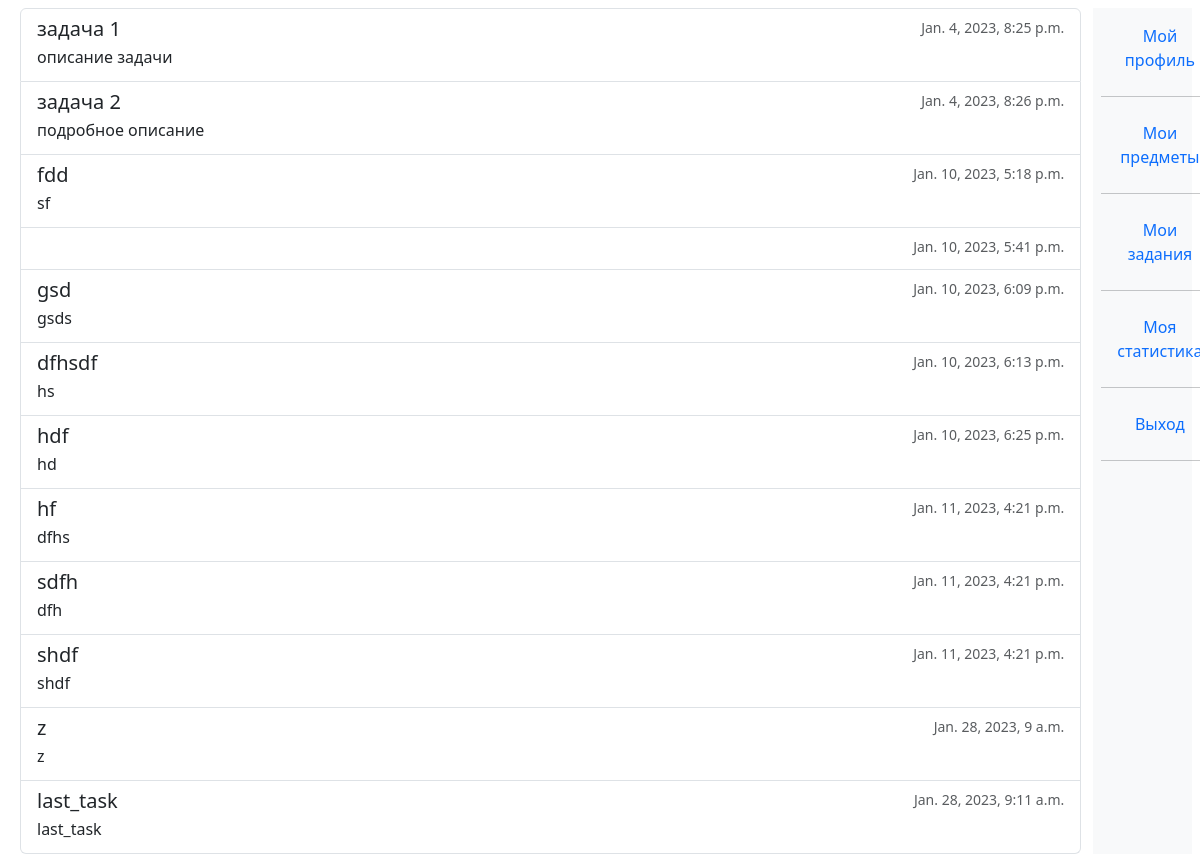
The app's page /subject/1 (signed in) with its own data.
### univ_app/models.py (models this page shows, shortened)
class Task(models.Model):
    title = models.CharField(max_length=200, default = '', blank = True) #this field is present in Test itself
    description = models.TextField(default = '', blank = True) #this field is present in Test itself
    subject = models.ForeignKey("Subject", blank = True, null = True, on_delete = models.SET_NULL)
    created_at = models.DateTimeField(auto_now_add = True, null = True, blank = True)
    created_by = models.ForeignKey("Teacher", blank = True, null = True, on_delete = models.SET_NULL)
    class Meta:
        abstract = True
    def get_type(self):
        return self.__class__.__name__

class CommonTask(Task):
    file = models.FileField(upload_to = "uploads/common_tasks/", blank = True, null = True)

class Test(Task):
    slug = models.SlugField(max_length = 120 , blank = True, null = True, unique = True)
    link = models.CharField(max_length=1000, default = '')
    image = models.ImageField(upload_to = "uploads/", blank = True , null=True, default = "test.png")

### univ_app/decorators.py (the view)
        def wrapper(request, *args, **kwargs):
            group = None
            if request.user.groups.exists():
                group = request.user.groups.all()[0].name
            if group in allowed_groups:
                return view_func(request, *args, **kwargs)
            else:
                return HttpResponse("У вас нет прав доступа к этой странице")

### univ_app/models.py (called while the page is built)
    @property
    def all_tasks(self):
        common_tasks = self.commontask_set.all()
        info_tasks = self.infotask_set.all()
        test_tasks = self.test_set.all()
        tasks = list(chain(common_tasks, info_tasks, test_tasks))
        tasks.sort(key = lambda task : task.created_at)
        return tasks

### univ_app/templatetags/user_tags.py (called while the page is built)
@register.filter(name='has_group')
def has_group(user, group_name):
    return user.groups.filter(name=group_name).exists()

### univ_app/views.py (called while the page is built)
@allowed_users(allowed_groups = ["teacher", "student"])
def ts_subject(request, subj_id):
    subject = Subject.objects.get(id = subj_id)
    user = request.user
    tasks = subject.all_tasks
    ctx = {
    "subject":subject,
    "tasks":tasks,
    }
    return render(request,"mutual_views/ts_subject.html",ctx)

### templates/mutual_views/ts_subject.html (shortened to what this page needs)
{%extends "base.html"%}
{%load user_tags%}
{% block ts_subject %}
<div class="list-group">
  {%for task in tasks%}
  <a href="{%url 'ts_task' task.get_type task.id %}" class="list-group-item list-group-item-action flex-column align-items-start">
    <div class="d-flex w-100 justify-content-between">
      <h5 class="mb-1">{{task.title}} </h5>
      <small class="text-muted">{{task.created_at}}</small>
    </div>
    <p class="mb-1">{{task.description}}</p>
  </a>
  {%endfor%}
</div>
{% endblock %}

### univ_app/static/univ_app/css/base.css (style rules this page uses)
body { background: white; }

### templates/base.html (style rules this page uses)
body { background-color:white; }

### records on screen
CommonTask: title "задача 1", created_at "Jan. 4, 2023, 8:25 p.m.", description "описание задачи"
CommonTask: title "задача 2", created_at "Jan. 4, 2023, 8:26 p.m.", description "подробное описание"
CommonTask: title "fdd", created_at "Jan. 10, 2023, 5:18 p.m.", description "sf"
CommonTask: created_at "Jan. 10, 2023, 5:41 p.m."
Test: title "gsd", created_at "Jan. 10, 2023, 6:09 p.m.", description "gsds"
Test: title "dfhsdf", created_at "Jan. 10, 2023, 6:13 p.m.", description "hs"
CommonTask: title "hdf", created_at "Jan. 10, 2023, 6:25 p.m.", description "hd"
CommonTask: title "hf", created_at "Jan. 11, 2023, 4:21 p.m.", description "dfhs"
CommonTask: title "sdfh", created_at "Jan. 11, 2023, 4:21 p.m.", description "dfh"
Test: title "shdf", created_at "Jan. 11, 2023, 4:21 p.m.", description "shdf"
Test: title "z", created_at "Jan. 28, 2023, 9 a.m.", description "z"
CommonTask: title "last_task", created_at "Jan. 28, 2023, 9:11 a.m.", description "last_task"
